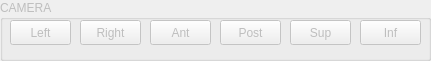
   <widget class="QGroupBox" name="groupBoxCamera">
    <property name="enabled">
     <bool>false</bool>
    </property>
    <property name="geometry">
     <rect>
      <x>480</x>
      <y>10</y>
      <width>431</width>
      <height>61</height>
     </rect>
    </property>
    <property name="title">
     <string>CAMERA</string>
    </property>
    <widget class="QPushButton" name="pushButtonLeft">
     <property name="geometry">
      <rect>
       <x>10</x>
       <y>20</y>
       <width>61</width>
       <height>25</height>
      </rect>
     </property>
     <property name="toolTip">
      <string>Left view</string>
     </property>
     <property name="text">
      <string>Left</string>
     </property>
    </widget>
    <widget class="QPushButton" name="pushButtonRight">
     <property name="geometry">
      <rect>
       <x>80</x>
       <y>20</y>
       <width>61</width>
       <height>25</height>
      </rect>
     </property>
     <property name="toolTip">
      <string>Right view</string>
     </property>
     <property name="text">
      <string>Right</string>
     </property>
    </widget>
    <widget class="QPushButton" name="pushButtonFront">
     <property name="geometry">
      <rect>
       <x>150</x>
       <y>20</y>
       <width>61</width>
       <height>25</height>
      </rect>
     </property>
     <property name="toolTip">
      <string>Anterior view</string>
     </property>
     <property name="text">
      <string>Ant</string>
     </property>
    </widget>
    <widget class="QPushButton" name="pushButtonBack">
     <property name="geometry">
      <rect>
       <x>220</x>
       <y>20</y>
       <width>61</width>
       <height>25</height>
      </rect>
     </property>
     <property name="toolTip">
      <string>Posterior view</string>
     </property>
     <property name="text">
      <string>Post</string>
     </property>
    </widget>
    <widget class="QPushButton" name="pushButtonUp">
     <property name="geometry">
      <rect>
       <x>290</x>
       <y>20</y>
       <width>61</width>
       <height>25</height>
      </rect>
     </property>
     <property name="toolTip">
      <string>Superior view</string>
     </property>
     <property name="text">
      <string>Sup</string>
     </property>
    </widget>
    <widget class="QPushButton" name="pushButtonDown">
     <property name="geometry">
      <rect>
       <x>360</x>
       <y>20</y>
       <width>61</width>
       <height>25</height>
      </rect>
     </property>
     <property name="toolTip">
      <string>Inferior view</string>
     </property>
     <property name="text">
      <string>Inf</string>
     </property>
    </widget>
   </widget>
